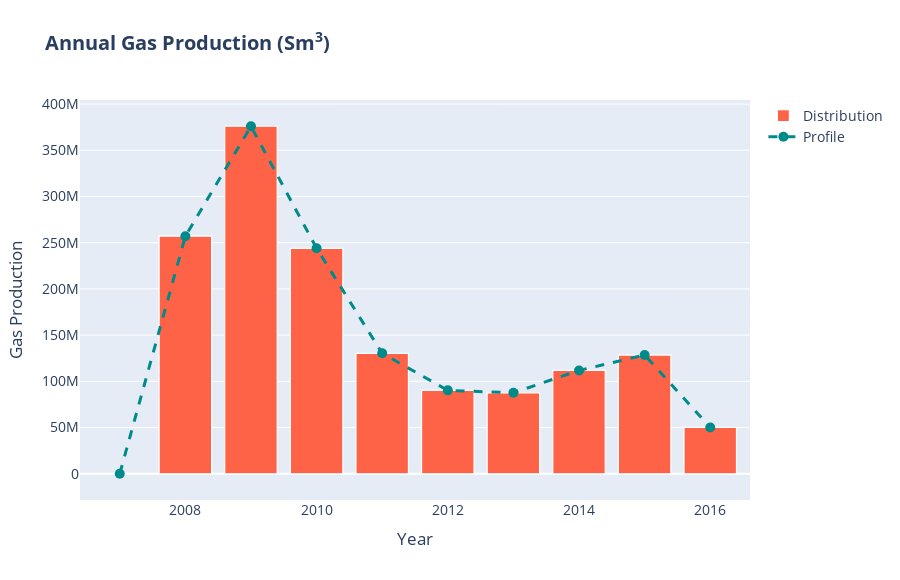

Here is the notebook cell this chart was saved with:
### Markdown cell above
The above graph shows us that there was a peak in the oil production in the year **2009** and then the production started decreasing progressively up to **2013** before slightly increasing again between **2014** and **2015**.

### Code cell
layout = go.Layout(title='<b>Annual Gas Production (Sm<sup>3</sup>)</b>',
                   xaxis_title='Year',
                   yaxis_title='Gas Production',
                   height=580,
                   font_size=14)


fig = go.Figure(layout=layout)

fig.add_traces(data=go.Bar(x=annual_df.index, y=annual_df.Gas,
                           marker=dict(color='tomato', line=dict(color='white', width=1.2)),
                           hovertemplate='<br>'.join(['Year = %{x}', 'Gas = %{y}']),
                           name='Distribution'))

fig.add_traces(data=go.Scatter(x=annual_df.index, y=annual_df.Gas,
                               line=dict(dash='dash', color='darkcyan', width=3),
                               marker_size=10,
                               hovertemplate='<br>'.join(['Year = %{x}', 'Gas = %{y}']),
                               name='Profile'))

fig.show()

### Figure 1 — Plotly figure (JSON) as saved in the notebook; plotly's stock layout.template omitted (floating-point values rounded to 4 significant figures)
{"data": [{"hovertemplate": "Year = %{x}<br>Gas = %{y}", "marker": {"color": "tomato", "line": {"color": "white", "width": 1.2}}, "name": "Distribution", "type": "bar", "x": [2007, 2008, 2009, 2010, 2011, 2012, 2013, 2014, 2015, 2016], "y": [0, 257038586, 375982012, 243948373, 130320196, 90208642, 87587778, 111791875, 128423842, 50069130]}, {"hovertemplate": "Year = %{x}<br>Gas = %{y}", "line": {"color": "darkcyan", "dash": "dash", "width": 3}, "marker": {"size": 10}, "name": "Profile", "type": "scatter", "x": [2007, 2008, 2009, 2010, 2011, 2012, 2013, 2014, 2015, 2016], "y": [0, 257038586, 375982012, 243948373, 130320196, 90208642, 87587778, 111791875, 128423842, 50069130]}], "layout": {"font": {"size": 14}, "height": 580, "title": {"text": "<b>Annual Gas Production (Sm<sup>3</sup>)</b>"}, "xaxis": {"title": {"text": "Year"}}, "yaxis": {"title": {"text": "Gas Production"}}}}
